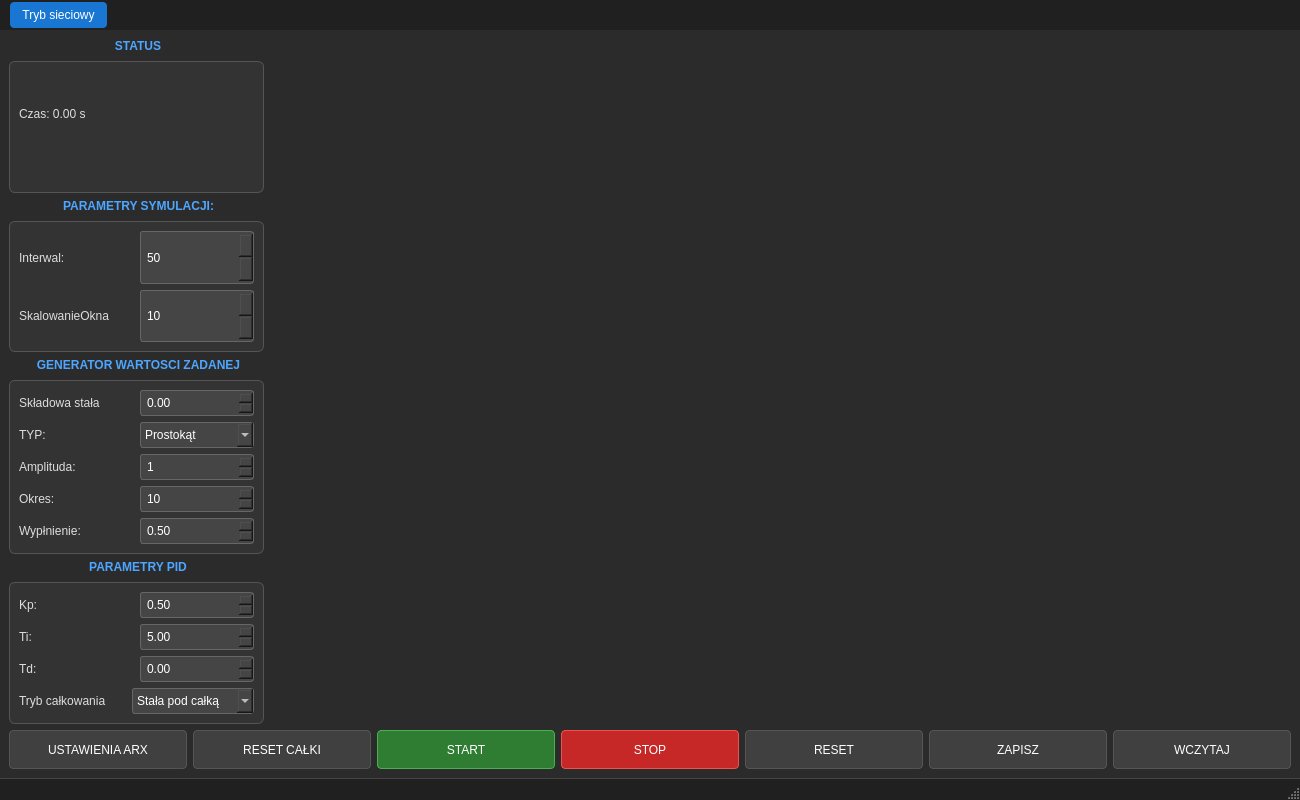
<?xml version="1.0" encoding="UTF-8"?>
<ui version="4.0">
 <class>MainWindow</class>
 <widget class="QMainWindow" name="MainWindow">
  <property name="geometry">
   <rect>
    <x>0</x>
    <y>0</y>
    <width>1300</width>
    <height>800</height>
   </rect>
  </property>
  <property name="minimumSize">
   <size>
    <width>1300</width>
    <height>800</height>
   </size>
  </property>
  <property name="windowTitle">
   <string>Symulator UAR</string>
  </property>
  <property name="styleSheet">
   <string notr="true">/* --- GŁÓWNE TŁO --- */
QMainWindow, QWidget#centralWidget {
    background-color: #2b2b2b;
    color: #f0f0f0;
}

/* --- PASEK STANU (QStatusBar) --- */
QMenuBar {
    background-color: #202020;
    border: none;
}

/* --- 2. STYLIZACJA SAMEGO PRZYCISKU (QAction) --- */
QMenuBar#menuBar::item {
    background-color: #1976d2; /* Niebieski akcent */
    color: white;
    padding: 6px 12px;
    margin: 2px 4px; 
    border-radius: 4px;
    font-weight: bold;
}

QMenuBar#menuBar::item:selected {
    background-color: #2196f3; 
}

QMenuBar#menuBar::item:pressed {
    background-color: #0d47a1;
}

/* --- LEWY PANEL (Kontenery) --- */
QGroupBox {
    background-color: #333333;
    border: 1px solid #555555;
    border-radius: 6px;
    margin-top: 22px; /* Miejsce na tytuł */
    font-weight: bold;
}

QGroupBox::title {
    subcontrol-origin: margin;
    subcontrol-position: top center;
    padding: 0 5px;
    color: #4da6ff; /* Niebieski kolor tytułów */
    background-color: transparent;
}

/* --- POLA EDYCJI I ETYKIETY --- */

QLabel {
    color: #dddddd;
    background-color: transparent; /* Żeby nie miały tła rodzica */
    border: none;
}


QDoubleSpinBox, QSpinBox, QComboBox {
    background-color: #454545;
    border: 1px solid #666666;
    border-radius: 3px;
    padding: 4px;
    color: #ffffff;
    selection-background-color: #4da6ff;
}

QDoubleSpinBox:hover, QSpinBox:hover, QComboBox:hover {
    border: 1px solid #4da6ff;
}

/* --- PRZYCISKI (Dół ekranu) --- */
QPushButton {
    background-color: #404040;
    border: 1px solid #555555;
    border-radius: 4px;
    color: white;
    padding: 6px 12px;
    min-height: 25px;
}

QPushButton:hover {
    background-color: #505050;
    border: 1px solid #4da6ff;
}

QPushButton:pressed {
    background-color: #2a2a2a;
}

/* Specjalne kolory dla ważnych przycisków (po ObjectName) */
QPushButton#btnStart {
    background-color: #2e7d32; /* Zielony */
    border-color: #4caf50;
}
QPushButton#btnStart:hover { background-color: #388e3c; }

QPushButton#btnStop {
    background-color: #c62828; /* Czerwony */
    border-color: #ef5350;
}
QPushButton#btnStop:hover { background-color: #d32f2f; }

/* --- Pasek Stanu --- */
QStatusBar {
    background-color: #202020;
    color: #aaaaaa;
    border-top: 1px solid #444;
}

/* --- WYKRESY (QCustomPlot) --- */
/* Ważne: QCustomPlot rysuje własne tło w C++. 
   Ustawiamy tu border, żeby widać było granice widgetu. */
QCustomPlot {
    border: 1px solid #555555;
    border-radius: 4px;
    background-color: #1e1e1e; 
}</string>
  </property>
  <widget class="QWidget" name="centralwidget">
   <layout class="QVBoxLayout" name="verticalLayout_5">
    <item>
     <layout class="QGridLayout" name="gridLayout_6" columnstretch="2,8">
      <item row="3" column="0">
       <widget class="QGroupBox" name="groupBox_3">
        <property name="sizePolicy">
         <sizepolicy hsizetype="Expanding" vsizetype="Expanding">
          <horstretch>0</horstretch>
          <verstretch>0</verstretch>
         </sizepolicy>
        </property>
        <property name="title">
         <string>PARAMETRY PID</string>
        </property>
        <layout class="QGridLayout" name="gridLayout">
         <item row="0" column="0">
          <layout class="QVBoxLayout" name="verticalLayout">
           <item>
            <layout class="QHBoxLayout" name="horizontalLayout_2">
             <item>
              <widget class="QLabel" name="label">
               <property name="sizePolicy">
                <sizepolicy hsizetype="Preferred" vsizetype="Expanding">
                 <horstretch>0</horstretch>
                 <verstretch>0</verstretch>
                </sizepolicy>
               </property>
               <property name="text">
                <string>Kp:</string>
               </property>
              </widget>
             </item>
             <item>
              <widget class="QDoubleSpinBox" name="spinKp">
               <property name="sizePolicy">
                <sizepolicy hsizetype="Minimum" vsizetype="Expanding">
                 <horstretch>0</horstretch>
                 <verstretch>0</verstretch>
                </sizepolicy>
               </property>
               <property name="maximum">
                <double>100.000000000000000</double>
               </property>
               <property name="singleStep">
                <double>0.100000000000000</double>
               </property>
               <property name="value">
                <double>0.500000000000000</double>
               </property>
              </widget>
             </item>
            </layout>
           </item>
           <item>
            <layout class="QHBoxLayout" name="horizontalLayout_3">
             <item>
              <widget class="QLabel" name="label_2">
               <property name="sizePolicy">
                <sizepolicy hsizetype="Preferred" vsizetype="Expanding">
                 <horstretch>0</horstretch>
                 <verstretch>0</verstretch>
                </sizepolicy>
               </property>
               <property name="text">
                <string>Ti:</string>
               </property>
              </widget>
             </item>
             <item>
              <widget class="QDoubleSpinBox" name="spinTi">
               <property name="sizePolicy">
                <sizepolicy hsizetype="Minimum" vsizetype="Expanding">
                 <horstretch>0</horstretch>
                 <verstretch>0</verstretch>
                </sizepolicy>
               </property>
               <property name="maximum">
                <double>100.000000000000000</double>
               </property>
               <property name="singleStep">
                <double>0.100000000000000</double>
               </property>
               <property name="value">
                <double>5.000000000000000</double>
               </property>
              </widget>
             </item>
            </layout>
           </item>
           <item>
            <layout class="QHBoxLayout" name="horizontalLayout_4">
             <item>
              <widget class="QLabel" name="label_3">
               <property name="sizePolicy">
                <sizepolicy hsizetype="Preferred" vsizetype="Expanding">
                 <horstretch>0</horstretch>
                 <verstretch>0</verstretch>
                </sizepolicy>
               </property>
               <property name="text">
                <string>Td:</string>
               </property>
              </widget>
             </item>
             <item>
              <widget class="QDoubleSpinBox" name="spinTd">
               <property name="sizePolicy">
                <sizepolicy hsizetype="Minimum" vsizetype="Expanding">
                 <horstretch>0</horstretch>
                 <verstretch>0</verstretch>
                </sizepolicy>
               </property>
               <property name="singleStep">
                <double>0.010000000000000</double>
               </property>
              </widget>
             </item>
            </layout>
           </item>
           <item>
            <layout class="QHBoxLayout" name="horizontalLayout_5">
             <item>
              <widget class="QLabel" name="labelRozniczka">
               <property name="sizePolicy">
                <sizepolicy hsizetype="Preferred" vsizetype="Expanding">
                 <horstretch>0</horstretch>
                 <verstretch>0</verstretch>
                </sizepolicy>
               </property>
               <property name="text">
                <string>Tryb całkowania</string>
               </property>
              </widget>
             </item>
             <item>
              <widget class="QComboBox" name="boxRozniczka">
               <property name="sizePolicy">
                <sizepolicy hsizetype="Preferred" vsizetype="Expanding">
                 <horstretch>0</horstretch>
                 <verstretch>0</verstretch>
                </sizepolicy>
               </property>
               <item>
                <property name="text">
                 <string>Stała pod całką</string>
                </property>
               </item>
               <item>
                <property name="text">
                 <string>Stała przed całką</string>
                </property>
               </item>
              </widget>
             </item>
            </layout>
           </item>
          </layout>
         </item>
        </layout>
       </widget>
      </item>
      <item row="2" column="0">
       <widget class="QGroupBox" name="groupBox_2">
        <property name="sizePolicy">
         <sizepolicy hsizetype="Expanding" vsizetype="Expanding">
          <horstretch>0</horstretch>
          <verstretch>0</verstretch>
         </sizepolicy>
        </property>
        <property name="title">
         <string>GENERATOR WARTOSCI ZADANEJ</string>
        </property>
        <layout class="QGridLayout" name="gridLayout_2">
         <item row="0" column="0">
          <layout class="QVBoxLayout" name="verticalLayout_2">
           <item>
            <layout class="QHBoxLayout" name="horizontalLayout_11">
             <item>
              <widget class="QLabel" name="label_9">
               <property name="sizePolicy">
                <sizepolicy hsizetype="Preferred" vsizetype="Expanding">
                 <horstretch>0</horstretch>
                 <verstretch>0</verstretch>
                </sizepolicy>
               </property>
               <property name="text">
                <string>Składowa stała</string>
               </property>
              </widget>
             </item>
             <item>
              <widget class="QDoubleSpinBox" name="spinStala">
               <property name="sizePolicy">
                <sizepolicy hsizetype="Minimum" vsizetype="Expanding">
                 <horstretch>0</horstretch>
                 <verstretch>0</verstretch>
                </sizepolicy>
               </property>
               <property name="minimum">
                <double>-100.000000000000000</double>
               </property>
               <property name="maximum">
                <double>100.000000000000000</double>
               </property>
              </widget>
             </item>
            </layout>
           </item>
           <item>
            <layout class="QHBoxLayout" name="horizontalLayout_6">
             <item>
              <widget class="QLabel" name="label_4">
               <property name="sizePolicy">
                <sizepolicy hsizetype="Preferred" vsizetype="Expanding">
                 <horstretch>0</horstretch>
                 <verstretch>0</verstretch>
                </sizepolicy>
               </property>
               <property name="text">
                <string>TYP:</string>
               </property>
              </widget>
             </item>
             <item>
              <widget class="QComboBox" name="comboTyp">
               <property name="sizePolicy">
                <sizepolicy hsizetype="Preferred" vsizetype="Expanding">
                 <horstretch>0</horstretch>
                 <verstretch>0</verstretch>
                </sizepolicy>
               </property>
               <item>
                <property name="text">
                 <string>Prostokąt</string>
                </property>
               </item>
               <item>
                <property name="text">
                 <string>Sinusoida</string>
                </property>
               </item>
              </widget>
             </item>
            </layout>
           </item>
           <item>
            <layout class="QHBoxLayout" name="horizontalLayout_7">
             <item>
              <widget class="QLabel" name="label_5">
               <property name="sizePolicy">
                <sizepolicy hsizetype="Preferred" vsizetype="Expanding">
                 <horstretch>0</horstretch>
                 <verstretch>0</verstretch>
                </sizepolicy>
               </property>
               <property name="text">
                <string>Amplituda:</string>
               </property>
              </widget>
             </item>
             <item>
              <widget class="QSpinBox" name="spinAmp">
               <property name="sizePolicy">
                <sizepolicy hsizetype="Minimum" vsizetype="Expanding">
                 <horstretch>0</horstretch>
                 <verstretch>0</verstretch>
                </sizepolicy>
               </property>
               <property name="value">
                <number>1</number>
               </property>
              </widget>
             </item>
            </layout>
           </item>
           <item>
            <layout class="QHBoxLayout" name="horizontalLayout_8">
             <item>
              <widget class="QLabel" name="label_6">
               <property name="sizePolicy">
                <sizepolicy hsizetype="Preferred" vsizetype="Expanding">
                 <horstretch>0</horstretch>
                 <verstretch>0</verstretch>
                </sizepolicy>
               </property>
               <property name="text">
                <string>Okres:</string>
               </property>
              </widget>
             </item>
             <item>
              <widget class="QSpinBox" name="spinOkres">
               <property name="sizePolicy">
                <sizepolicy hsizetype="Minimum" vsizetype="Expanding">
                 <horstretch>0</horstretch>
                 <verstretch>0</verstretch>
                </sizepolicy>
               </property>
               <property name="value">
                <number>10</number>
               </property>
              </widget>
             </item>
            </layout>
           </item>
           <item>
            <layout class="QHBoxLayout" name="horizontalLayout_9">
             <item>
              <widget class="QLabel" name="label_7">
               <property name="sizePolicy">
                <sizepolicy hsizetype="Preferred" vsizetype="Expanding">
                 <horstretch>0</horstretch>
                 <verstretch>0</verstretch>
                </sizepolicy>
               </property>
               <property name="text">
                <string>Wypłnienie:</string>
               </property>
              </widget>
             </item>
             <item>
              <widget class="QDoubleSpinBox" name="spinWypelnienie">
               <property name="sizePolicy">
                <sizepolicy hsizetype="Minimum" vsizetype="Expanding">
                 <horstretch>0</horstretch>
                 <verstretch>0</verstretch>
                </sizepolicy>
               </property>
               <property name="maximum">
                <double>1.000000000000000</double>
               </property>
               <property name="singleStep">
                <double>0.100000000000000</double>
               </property>
               <property name="value">
                <double>0.500000000000000</double>
               </property>
              </widget>
             </item>
            </layout>
           </item>
          </layout>
         </item>
        </layout>
       </widget>
      </item>
      <item row="1" column="0">
       <widget class="QGroupBox" name="groupBox">
        <property name="sizePolicy">
         <sizepolicy hsizetype="Expanding" vsizetype="Expanding">
          <horstretch>0</horstretch>
          <verstretch>0</verstretch>
         </sizepolicy>
        </property>
        <property name="title">
         <string>PARAMETRY SYMULACJI:</string>
        </property>
        <layout class="QVBoxLayout" name="verticalLayout_6">
         <item>
          <layout class="QVBoxLayout" name="verticalLayout_3">
           <item>
            <layout class="QHBoxLayout" name="horizontalLayout_10">
             <item>
              <widget class="QLabel" name="label_8">
               <property name="sizePolicy">
                <sizepolicy hsizetype="Preferred" vsizetype="Expanding">
                 <horstretch>0</horstretch>
                 <verstretch>0</verstretch>
                </sizepolicy>
               </property>
               <property name="text">
                <string>Interwal:</string>
               </property>
              </widget>
             </item>
             <item>
              <widget class="QSpinBox" name="spinInterwal">
               <property name="sizePolicy">
                <sizepolicy hsizetype="Minimum" vsizetype="Expanding">
                 <horstretch>0</horstretch>
                 <verstretch>0</verstretch>
                </sizepolicy>
               </property>
               <property name="minimum">
                <number>10</number>
               </property>
               <property name="maximum">
                <number>1000</number>
               </property>
               <property name="singleStep">
                <number>10</number>
               </property>
               <property name="value">
                <number>50</number>
               </property>
              </widget>
             </item>
            </layout>
           </item>
          </layout>
         </item>
         <item>
          <layout class="QHBoxLayout" name="horizontalLayout_13">
           <item>
            <widget class="QLabel" name="label_10">
             <property name="sizePolicy">
              <sizepolicy hsizetype="Preferred" vsizetype="Expanding">
               <horstretch>0</horstretch>
               <verstretch>0</verstretch>
              </sizepolicy>
             </property>
             <property name="text">
              <string>SkalowanieOkna</string>
             </property>
            </widget>
           </item>
           <item>
            <widget class="QSpinBox" name="spinOkno">
             <property name="sizePolicy">
              <sizepolicy hsizetype="Minimum" vsizetype="Expanding">
               <horstretch>0</horstretch>
               <verstretch>0</verstretch>
              </sizepolicy>
             </property>
             <property name="minimum">
              <number>10</number>
             </property>
             <property name="maximum">
              <number>50</number>
             </property>
             <property name="singleStep">
              <number>1</number>
             </property>
             <property name="value">
              <number>10</number>
             </property>
            </widget>
           </item>
          </layout>
         </item>
        </layout>
       </widget>
      </item>
      <item row="4" column="0" colspan="2">
       <layout class="QHBoxLayout" name="horizontalLayout">
        <item>
         <widget class="QPushButton" name="btnUstawieniaARX">
          <property name="text">
           <string>USTAWIENIA ARX</string>
          </property>
         </widget>
        </item>
        <item>
         <widget class="QPushButton" name="btnResetCalki">
          <property name="text">
           <string>RESET CAŁKI</string>
          </property>
         </widget>
        </item>
        <item>
         <widget class="QPushButton" name="btnStart">
          <property name="text">
           <string>START</string>
          </property>
         </widget>
        </item>
        <item>
         <widget class="QPushButton" name="btnStop">
          <property name="text">
           <string>STOP</string>
          </property>
         </widget>
        </item>
        <item>
         <widget class="QPushButton" name="btnReset">
          <property name="text">
           <string>RESET</string>
          </property>
         </widget>
        </item>
        <item>
         <widget class="QPushButton" name="btnZapisz">
          <property name="text">
           <string>ZAPISZ</string>
          </property>
         </widget>
        </item>
        <item>
         <widget class="QPushButton" name="btnWczytaj">
          <property name="text">
           <string>WCZYTAJ</string>
          </property>
         </widget>
        </item>
       </layout>
      </item>
      <item row="0" column="0">
       <widget class="QGroupBox" name="STATUS">
        <property name="sizePolicy">
         <sizepolicy hsizetype="Expanding" vsizetype="Expanding">
          <horstretch>0</horstretch>
          <verstretch>0</verstretch>
         </sizepolicy>
        </property>
        <property name="title">
         <string>STATUS</string>
        </property>
        <layout class="QGridLayout" name="gridLayout_4">
         <item row="0" column="0">
          <widget class="QLabel" name="lblCzas">
           <property name="sizePolicy">
            <sizepolicy hsizetype="Preferred" vsizetype="Expanding">
             <horstretch>0</horstretch>
             <verstretch>0</verstretch>
            </sizepolicy>
           </property>
           <property name="text">
            <string>Czas: 0.00 s</string>
           </property>
           <property name="wordWrap">
            <bool>true</bool>
           </property>
          </widget>
         </item>
         <item row="1" column="1">
          <widget class="QLabel" name="lblSiecInfo">
           <property name="sizePolicy">
            <sizepolicy hsizetype="Expanding" vsizetype="Preferred">
             <horstretch>0</horstretch>
             <verstretch>0</verstretch>
            </sizepolicy>
           </property>
           <property name="text">
            <string/>
           </property>
          </widget>
         </item>
         <item row="1" column="0">
          <widget class="QLabel" name="lblSiecLampka">
           <property name="sizePolicy">
            <sizepolicy hsizetype="Fixed" vsizetype="Fixed">
             <horstretch>0</horstretch>
             <verstretch>0</verstretch>
            </sizepolicy>
           </property>
           <property name="minimumSize">
            <size>
             <width>20</width>
             <height>20</height>
            </size>
           </property>
           <property name="maximumSize">
            <size>
             <width>20</width>
             <height>20</height>
            </size>
           </property>
           <property name="text">
            <string/>
           </property>
          </widget>
         </item>
         <item row="0" column="1">
          <widget class="QLabel" name="lblSiec">
           <property name="text">
            <string/>
           </property>
           <property name="alignment">
            <set>Qt::AlignCenter</set>
           </property>
           <property name="wordWrap">
            <bool>true</bool>
           </property>
          </widget>
         </item>
        </layout>
       </widget>
      </item>
      <item row="0" column="1" rowspan="4">
       <layout class="QGridLayout" name="gridLayout_5">
        <item row="0" column="0">
         <layout class="QVBoxLayout" name="verticalLayout_4">
          <item>
           <widget class="QCustomPlot" name="chartWykres1" native="true">
            <property name="styleSheet">
             <string notr="true"/>
            </property>
           </widget>
          </item>
          <item>
           <layout class="QHBoxLayout" name="horizontalLayout_12">
            <item>
             <widget class="QCustomPlot" name="chartWykres2" native="true">
              <property name="font">
               <font>
                <bold>false</bold>
               </font>
              </property>
             </widget>
            </item>
            <item>
             <widget class="QCustomPlot" name="chartwykres3" native="true"/>
            </item>
            <item>
             <widget class="QCustomPlot" name="chartWykres4" native="true"/>
            </item>
           </layout>
          </item>
         </layout>
        </item>
       </layout>
      </item>
     </layout>
    </item>
   </layout>
  </widget>
  <widget class="QMenuBar" name="menuBar">
   <property name="geometry">
    <rect>
     <x>0</x>
     <y>0</y>
     <width>1300</width>
     <height>32</height>
    </rect>
   </property>
   <widget class="QMenu" name="menuTryb_sieciowy">
    <property name="title">
     <string>Tryb sieciowy</string>
    </property>
    <addaction name="actionUstawienia"/>
   </widget>
   <addaction name="menuTryb_sieciowy"/>
  </widget>
  <widget class="QStatusBar" name="statusbar"/>
  <action name="actionUstawienia">
   <property name="text">
    <string>Ustawienia</string>
   </property>
  </action>
 </widget>
 <customwidgets>
  <customwidget>
   <class>QCustomPlot</class>
   <extends>QWidget</extends>
   <header location="global">qcustomplot.h</header>
   <container>1</container>
  </customwidget>
 </customwidgets>
 <resources/>
 <connections/>
</ui>
